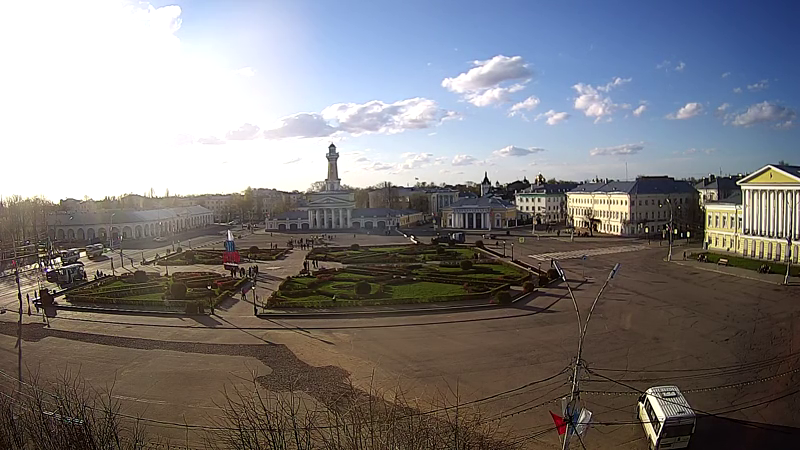
#> input picture frame 149 of Lab11/sunset.mp4, 800 x 450 px, given in place of NewYork.mp4, which was not available
$ python main.py
#> lines starting #> are read from the running program, lines starting #| are printed output that depends on the picture; pictures that were not available may be replaced by others from this repository, and a replacement may not be noted
import numpy
import cv2

video = cv2.VideoCapture('NewYork.mp4')
#  поиска особенностей
feature_params = {
    'maxCorners': 100,# макс. число точек
    'qualityLevel': 0.3,# сила точки не менее 30проц от макс
    'minDistance': 30# минимальное расстояние между точками
}
# параметры расчета оптического потока
lk_params = {
    'winSize': (15,15), # размер окрестности в пикселях
    'maxLevel': 2, # уравней в пирамиде изображений
    'criteria': ( # алгоритм итеративный - нужны параметры остановы
        cv2.TERM_CRITERIA_EPS | cv2.TERM_CRITERIA_COUNT,
        10, 0.03
    )
}

success, old_frame = video.read()
#> old_frame is the input picture: shape (450, 800, 3); mean B, G, R 126.2, 124.8, 127.2
if not success:
    raise IOError('Video')

old_gray = cv2.cvtColor(old_frame,cv2.COLOR_BGR2GRAY)
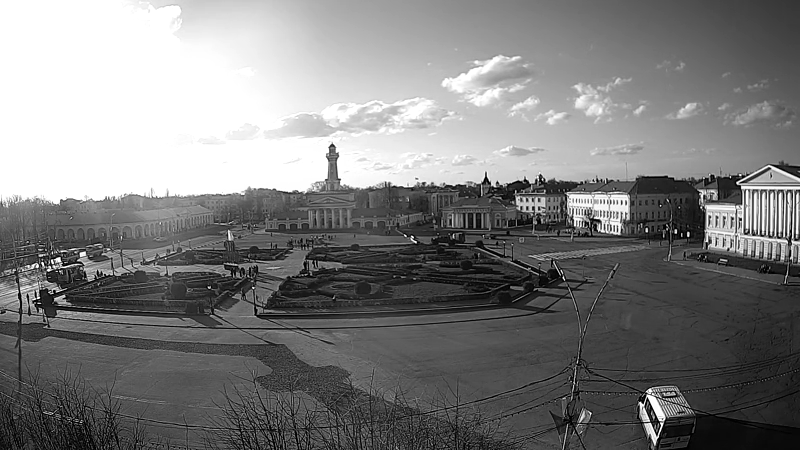
#> old_gray: shape (450, 800); min 0, max 255, mean 125.6
old_features = cv2.goodFeaturesToTrack(
    old_gray,
    **feature_params
)
#> old_features = 33 rows, first 8: [38, 297], [59, 258], [675, 233], [643, 404], [416, 242], [740, 219], [707, 241], [740, 175]
while(True):
    success, frame = video.read()
    if not success:
        break
    gray = cv2.cvtColor(frame, cv2.COLOR_BGR2GRAY)
    # расчитаем оптический поток
    moved_features, good, _err = cv2.calcOpticalFlowPyrLK(
        prevImg=old_gray,#предыдущий кадр
        nextImg=gray,#следующий
        prevPts=old_features,
        nextPts=None,
        **lk_params
    )
#> moved_features = 33 rows, first 8: [38, 297], [59.01, 258], [675, 233], [643, 404], [416, 242], [740, 219], [707, 241], [740, 175]; good = 33 values from 1 to 1

    # найти точки, для которох известны позиция до и после
    good_old = old_features[good != 0].astype(numpy.int32)
#> good_old = 33 pairs, first value 28 to 790, second value 143 to 435
    good_new = moved_features[good != 0].astype(numpy.int32)
#> good_new = 33 pairs, first value 27 to 789, second value 143 to 435

    for p1, p2 in zip(good_old,good_new):
        delta = (p1 - p2) * 5
        cv2.line(
            frame,
            p2,
            p2 + delta,
            (128,255,255),
            1
        )
        cv2.circle(frame, p2, 2, (128,255,255),-1)
#> this loop made 33 passes
#> (p1, p2, delta) on passes 2, 3, 5, 6, 7, 9, 13, 14, 16, 19, 20, 21: ([59, 258], [59, 257], [0, 5]), ([675, 233], [675, 232], [0, 5]), ([416, 242], [416, 241], [0, 5]), ([740, 219], [739, 218], [5, 5]), ([707, 241], [707, 240], [0, 5]), ([340, 179], [339, 179], [5, 0]), ([594, 217], [593, 217], [5, 0]), ([540, 175], [539, 174], [5, 5]), ([790, 258], [789, 258], [5, 0]), ([527, 206], [527, 205], [0, 5]), ([704, 195], [703, 194], [5, 5]), ([674, 394], [674, 393], [0, 5])
#> (p2, delta) on passes 1, 4, 8, 10, 11, 12: ([38, 297], [0, 0]), ([643, 404], [0, 0]), ([740, 175], [0, 0]), ([252, 287], [0, 0]), ([497, 181], [0, 0]), ([208, 287], [0, 0])
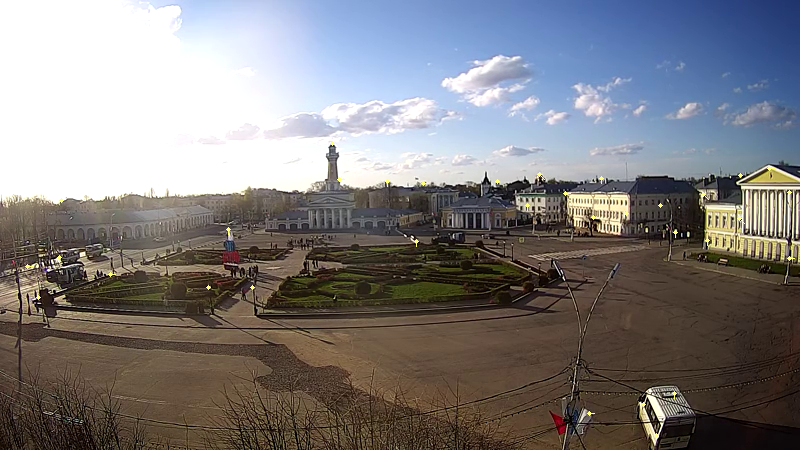
#> frame: shape (450, 800, 3); mean B, G, R 126.3, 125, 127.4
    cv2.imshow('Flow',frame)

    key = cv2.waitKey(1)
#> (key Esc is pressed here)
    if key == 27:
        break

    old_features = cv2.goodFeaturesToTrack(
        gray, **feature_params
    )
    old_frame , old_gray = frame, gray

video.release()

$ run again, starting later in the video
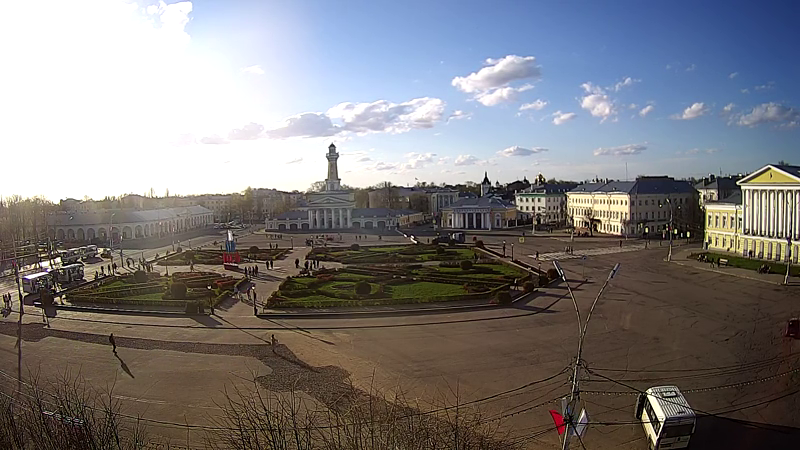
#> input picture frame 673 of Lab11/sunset.mp4, 800 x 450 px, given in place of NewYork.mp4, which was not available
#> old_frame is the input picture: shape (450, 800, 3); mean B, G, R 125.8, 124.3, 126.5
#> `old_gray = cv2.cvtColor(old_frame,cv2.COLOR_BGR2GRAY)`:
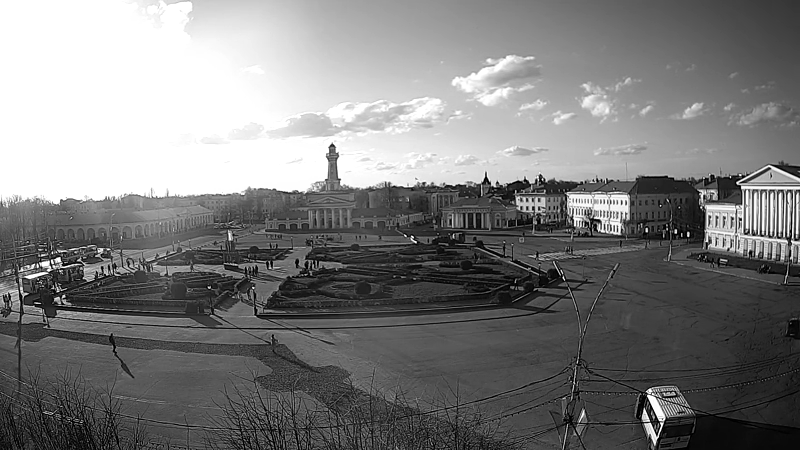
#> old_gray: shape (450, 800); min 0, max 255, mean 125.1
#> old_features = 42 rows, first 8: [675, 233], [59, 258], [740, 219], [416, 242], [648, 420], [707, 241], [740, 175], [340, 179]
#> moved_features = 42 rows, first 8: [675, 233], [58.99, 258], [740, 219], [416, 242], [648, 420], [707, 241], [740, 175], [340, 179]; good = 42 values from 1 to 1
#> good_old = 42 pairs, first value 21 to 790, second value 143 to 422
#> good_new = 42 pairs, first value 20 to 790, second value 143 to 421
#> the loop `for p1, p2 in zip(good_old,good_new):` made 42 passes
#> (p1, p2, delta) on passes 1, 2, 4, 5, 9, 10, 12, 18: ([675, 233], [674, 233], [5, 0]), ([59, 258], [58, 258], [5, 0]), ([416, 242], [415, 242], [5, 0]), ([648, 420], [648, 419], [0, 5]), ([57, 291], [56, 291], [5, 0]), ([102, 249], [101, 249], [5, 0]), ([497, 181], [497, 180], [0, 5]), ([674, 394], [673, 394], [5, 0])
#> after the loop `for p1, p2 in zip(good_old,good_new):`:
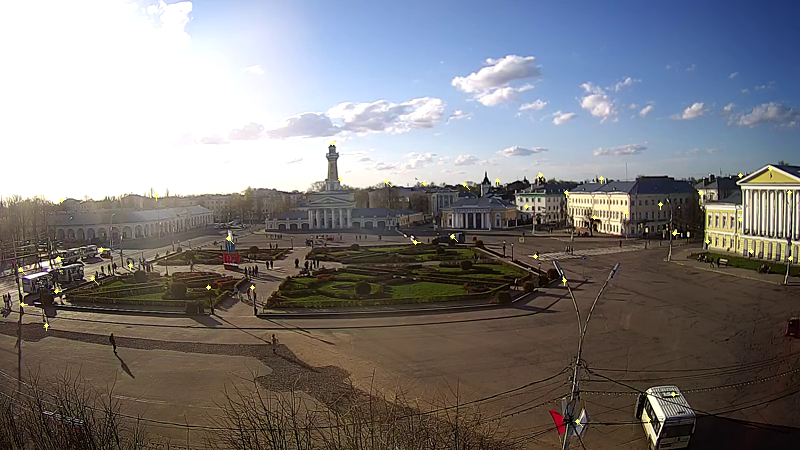
#> frame: shape (450, 800, 3); mean B, G, R 125.9, 124.5, 126.7

$ run again, starting later in the video
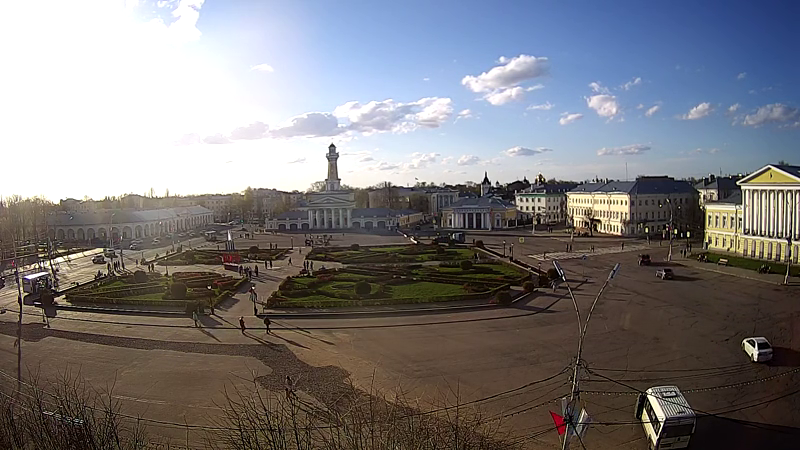
#> input picture frame 1197 of Lab11/sunset.mp4, 800 x 450 px, given in place of NewYork.mp4, which was not available
#> old_frame is the input picture: shape (450, 800, 3); mean B, G, R 124.7, 122.3, 124.3
#> `old_gray = cv2.cvtColor(old_frame,cv2.COLOR_BGR2GRAY)`:
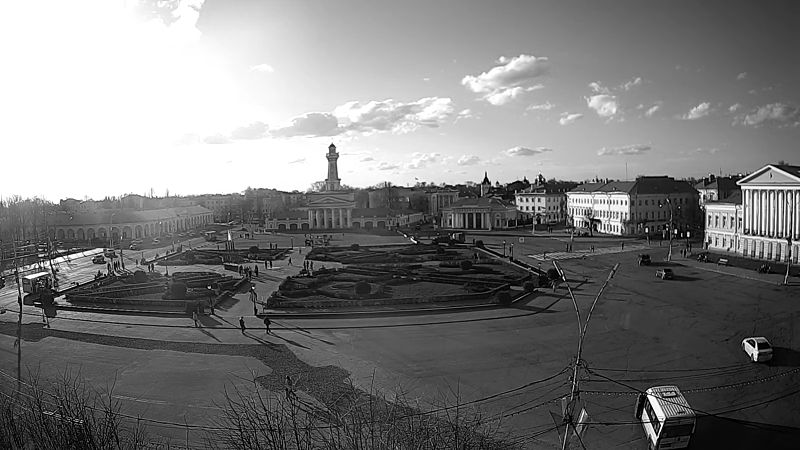
#> old_gray: shape (450, 800); min 0, max 255, mean 123.1
#> old_features = 42 rows, first 8: [755, 360], [416, 242], [688, 236], [52, 260], [648, 420], [646, 231], [340, 179], [740, 219]
#> moved_features = 42 rows, first 8: [754.4, 359.2], [416, 242], [688, 236], [52, 260], [648, 420], [646, 231], [340, 179], [740, 219]; good = 42 values from 1 to 1
#> good_old = 42 pairs, first value 24 to 790, second value 144 to 421
#> good_new = 42 pairs, first value 23 to 789, second value 144 to 420
#> the loop `for p1, p2 in zip(good_old,good_new):` made 42 passes
#> (p1, p2, delta) on passes 1, 3, 4, 5, 6, 7, 8, 9: ([755, 360], [754, 359], [5, 5]), ([688, 236], [688, 235], [0, 5]), ([52, 260], [52, 259], [0, 5]), ([648, 420], [648, 419], [0, 5]), ([646, 231], [646, 230], [0, 5]), ([340, 179], [340, 178], [0, 5]), ([740, 219], [739, 218], [5, 5]), ([740, 175], [740, 174], [0, 5])
#> after the loop `for p1, p2 in zip(good_old,good_new):`:
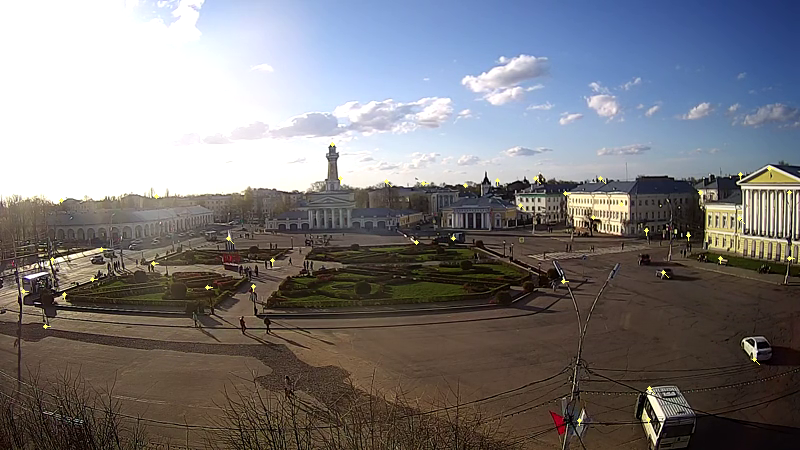
#> frame: shape (450, 800, 3); mean B, G, R 124.8, 122.5, 124.6
